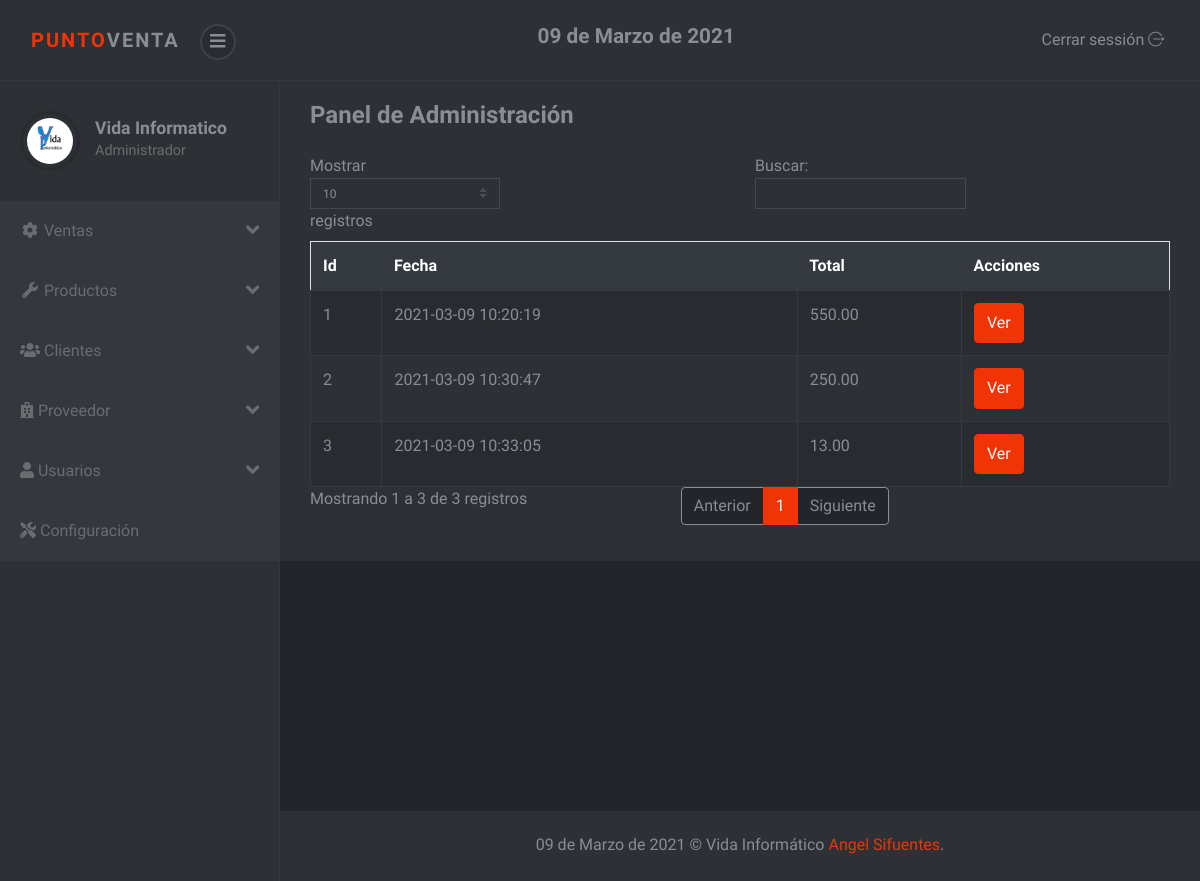
The app's page /sistema/ventas.php (signed in) with its own data.
### tables this page shows
CREATE TABLE `factura` (
  `nofactura` int(11) NOT NULL,
  `fecha` datetime NOT NULL DEFAULT current_timestamp(),
  `usuario` int(11) NOT NULL,
  `codcliente` int(11) NOT NULL,
  `totalfactura` decimal(10,2) NOT NULL,
  `estado` int(11) NOT NULL DEFAULT 1
);

### sistema/ventas.php (the view, shortened to what this page needs)
<?php include_once "includes/header.php"; ?>
<div class="container-fluid">
	<div class="d-sm-flex align-items-center justify-content-between mb-4">
		<h1 class="h3 mb-0 text-gray-800">Panel de Administración</h1>
	</div>
	<div class="row">
		<div class="col-lg-12">
			<div class="table-responsive">
				<table class="table table-striped table-bordered" id="table">
					<thead class="thead-dark">
						<tr>
							<th>Id</th>
							<th>Fecha</th>
							<th>Total</th>
							<th>Acciones</th>
						</tr>
					</thead>
					<tbody>
						<?php
						require "../conexion.php";
						$query = mysqli_query($conexion, "SELECT nofactura, fecha,codcliente, totalfactura, estado FROM factura ORDER BY nofactura DESC");
						$cli = mysqli_num_rows($query);
						if ($cli > 0) {
							while ($dato = mysqli_fetch_array($query)) {
						?>
								<tr>
									<td><?php echo $dato['nofactura']; ?></td>
									<td><?php echo $dato['fecha']; ?></td>
									<td><?php echo $dato['totalfactura']; ?></td>
									<td>
										<button type="button" class="btn btn-primary view_factura" cl="<?php echo $dato['codcliente'];  ?>" f="<?php echo $dato['nofactura']; ?>">Ver</button>
									</td>
								</tr>
						<?php }
						} ?>
					</tbody>
				</table>
			</div>
		</div>
	</div>
</div>
<?php include_once "includes/footer.php"; ?>

### sistema/css/style.violet.css (style rules this page uses)
body { position: relative; }
button { cursor: pointer; }
button, input[type='submit'] { cursor: pointer; font-family: inherit; font-weight: 300 !important; }
.table { margin-bottom: 0; color: #8a8d93; }
.table td, .table th { border-color: #343a40; }
.table thead th { border: none; }
.table-striped tbody tr { -webkit-transition: all 0.3s; transition: all 0.3s; }
.table-striped tbody tr:nth-of-type(odd) { background-color: #282b2f; }
.table-bordered td, .table-bordered th { border-color: #343a40; }
.btn { font-weight: 400; border: 1px solid transparent; padding: 0.45rem 0.75rem; font-size: 1rem; line-height: 1.5; border-radius: 0.25rem; -webkit-transition: color 0.15s ease-in-out, background-color 0.15s ease-in-out, border-color 0.15s ease-in-out, -webkit-box-shadow 0.15s ease-in-out; transition: color 0.15s ease-in-out, background-color 0.15s ease-in-out, border-color 0.15s ease-in-out, -webkit-box-shadow 0.15s ease-in-out; transition: color 0.15s ease-in-out, background-color 0.15s ease-in-out, border-color 0.15s ease-in-out, box-shadow 0.15s ease-in-out; transition: color 0.15s ease-in-out, background-color 0.15s ease-in-out, border-color 0.15s ease-in-out, box-shadow 0.15s ease-in-out, -webkit-box-shadow 0.15s ease-in-out; }
.btn-primary { color: color-yiq(#f03406); background-color: #f03406; border-color: #f03406; }
body { font-family: "Muli", sans-serif; font-size: 1rem; font-weight: 400; line-height: 1.5; color: #8a8d93; background-color: #fff; }
h1, h2, h3, h4, h5, h6, .h1, .h2, .h3, .h4, .h5, .h6 { margin-bottom: 0.5rem; font-family: inherit; font-weight: 700; line-height: 1.2; color: inherit; }
h1, .h1 { font-size: 2.5rem; }
h3, .h3 { font-size: 1.5rem; }

### records on screen
factura: nofactura "3", fecha "2021-03-09 10:33:05", totalfactura "13.00"
factura: nofactura "2", fecha "2021-03-09 10:30:47", totalfactura "250.00"
factura: nofactura "1", fecha "2021-03-09 10:20:19", totalfactura "550.00"

### other values on screen
fechaPeru() "09 de Marzo de 2021"
$_SESSION['nombre'] "Vida Informatico"
